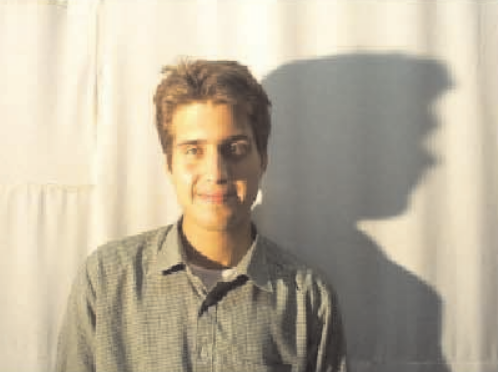
#> input picture reference.png, 498 x 372 px
$ python -i skin_color_detection.py   (imports and definitions only)
#> lines starting #> are read from the running program, lines starting #| are printed output that depends on the picture; after the words box and inside, x2 and y2 are one past the last pixel; in counts of white or black regions, pixels touching at a corner belong together
import numpy as np
import cv2 as cv


ycbcr_points = np.array(([150], [110]))

def ycbcr_skin_detection(image):
    ycrcb = cv.cvtColor(image, cv.COLOR_RGB2YCR_CB)

    # (height, width, 2) -> (2, height, width) -> (2, height * width) = ([cr,cb], num_pixels)
    crcb_points = np.swapaxes(ycrcb, 0, -1).reshape(3, -1)

    # Calculating if is inside cluster of skin tones
    indices = np.linalg.norm(ycbcr_points - crcb_points[1:3], axis=0) < 40
    indices = indices.reshape(*ycrcb.shape[:2])
    return indices


hsv_lower = np.array([0, 48, 80], dtype=np.uint8)
hsv_upper = np.array([20, 255, 255], dtype=np.uint8)
hsv_kernel = cv.getStructuringElement(cv.MORPH_ELLIPSE, (5, 5))

def hsv_skin_detection(image: np.ndarray):
    converted = cv.cvtColor(image, cv.COLOR_RGB2HSV)
#> converted: shape (372, 498, 3); mean H, S, V 21.5, 40, 186.9
    skin_mask = cv.inRange(converted, hsv_lower, hsv_upper)
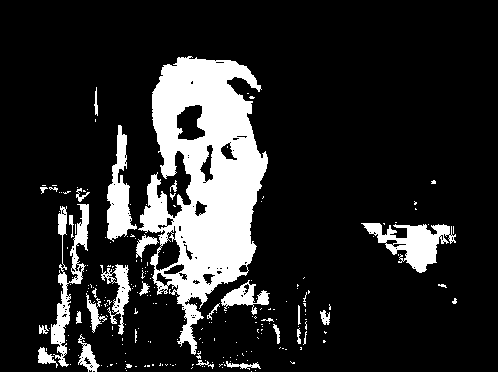
#> skin_mask: shape (372, 498); 15.9% white; 224 white regions (192 under 20 px), largest, box (x1, y1, x2, y2) and area: (138, 56, 268, 355) 19815, (361, 223, 456, 273) 2052, (51, 204, 89, 367) 1816
    skin_mask = cv.morphologyEx(skin_mask, cv.MORPH_OPEN, hsv_kernel, iterations=2)
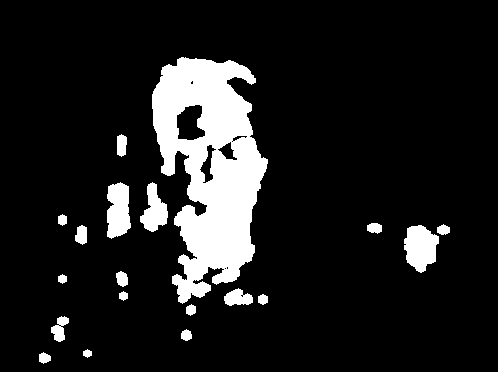
#> skin_mask: shape (372, 498); 11.8% white; 19 white regions, largest, box (x1, y1, x2, y2) and area: (152, 57, 268, 304) 16735, (404, 225, 439, 273) 1188, (107, 182, 131, 239) 1087
    # skin_mask = cv.erode(skin_mask, kernel, iterations = 2)
    # skin_mask = cv.dilate(skin_mask, kernel, iterations = 2)
    skin_mask = cv.GaussianBlur(skin_mask, (3, 3), 0)

>>> import cv2
>>> picture = cv2.cvtColor(cv2.imread('../reference.png'), cv2.COLOR_BGR2RGB)
>>> result = hsv_skin_detection(picture)
